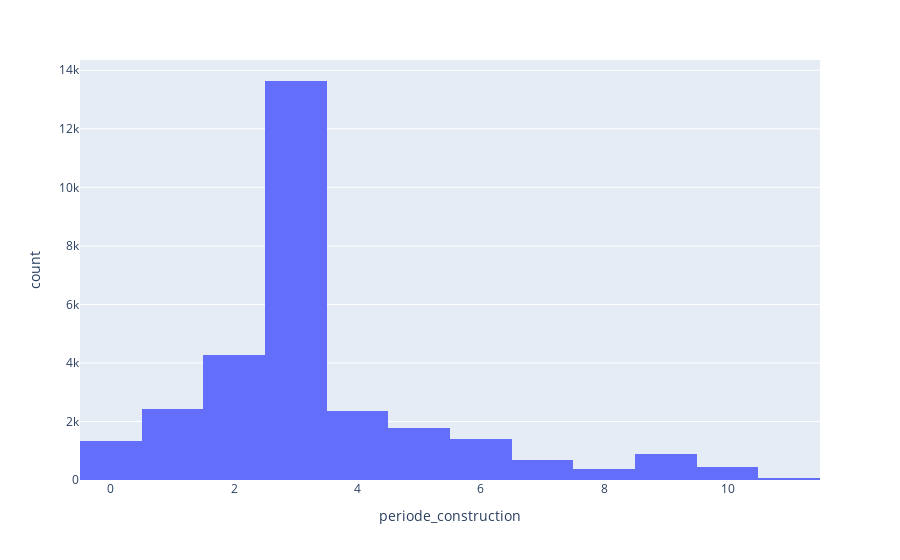

The notebook cell saved with this chart:
### Code cell
px.histogram(df, x = 'periode_construction')

### Figure 1 — Plotly figure (JSON) as saved in the notebook; plotly's stock layout.template omitted (floating-point values rounded to 4 significant figures; data arrays with more than 128 entries replaced by an {"elided": "..."} marker saying what was removed)
{"data": [{"alignmentgroup": "True", "bingroup": "x", "hovertemplate": "periode_construction=%{x}<br>count=%{y}<extra></extra>", "legendgroup": "", "marker": {"color": "#636efa"}, "name": "", "offsetgroup": "", "orientation": "v", "showlegend": false, "type": "histogram", "x": {"elided": "29707 int values"}, "xaxis": "x", "yaxis": "y"}], "layout": {"barmode": "relative", "legend": {"tracegroupgap": 0}, "margin": {"t": 60}, "xaxis": {"anchor": "y", "domain": [0, 1], "title": {"text": "periode_construction"}}, "yaxis": {"anchor": "x", "domain": [0, 1], "title": {"text": "count"}}}}
